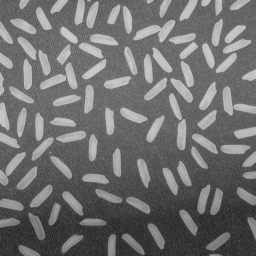
%> input picture 3算法/Algorithms_MathModels/《MATLAB图像处理》源文件/本书源文件/chap4/rice.png, 256 x 256 px
$ octave chap5_27.m   (GNU Octave 9; MATLAB toolbox functions it lacks are replaced by stand-ins)
%> lines starting %> are read from the running program, lines starting %| are printed output that depends on the picture


clear all; close all;
I=imread('rice.png');
%> I is the input picture: size 256x256 uint8; min 40, max 204, mean 111.2
I=im2double(I);
%> I: size 256x256 double
M=2*size(I,1);
%> M = 512
N=2*size(I,2);
%> N = 512
u=-M/2:(M/2-1);
%> u = 512 values from -256 to 255
v=-N/2:(N/2-1);
%> v = 512 values from -256 to 255
[U,V]=meshgrid(u, v);
D=sqrt(U.^2+V.^2);
D0=30;
n=6;
H=1./(1+(D0./D).^(2*n));
J=fftshift(fft2(I, size(H, 1), size(H, 2)));
K=J.*H;
L=ifft2(ifftshift(K));
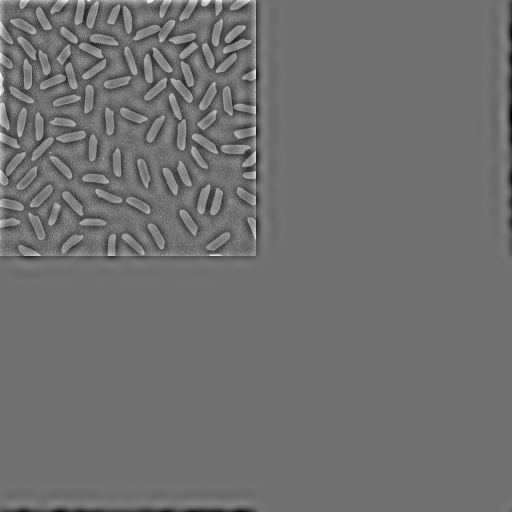
%> L: size 512x512 double; min -0.387, max 0.492, mean 5.42e-20; drawn with min black and max white
L=L(1:size(I,1), 1:size(I, 2));
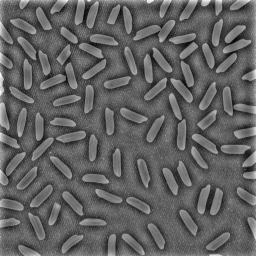
%> L: size 256x256 double; min -0.296, max 0.492, mean 0.0056; drawn with min black and max white
figure;
subplot(121);
imshow(I);
subplot(122);
imshow(L);
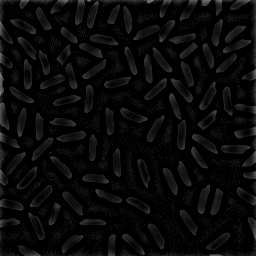
%> displayed picture: size 256x256, on the screen's scale of 0 to 255; min 0, max 125, mean 9.7

$ run again, with 3算法/Algorithms_MathModels/《MATLAB图像处理》源文件/本书源文件/chap4/peppers.png copied over 3算法/Algorithms_MathModels/《MATLAB图像处理》源文件/本书源文件/chap4/rice.png
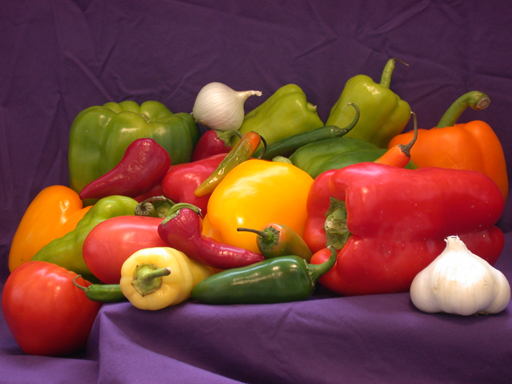
%> input picture 3算法/Algorithms_MathModels/《MATLAB图像处理》源文件/本书源文件/chap4/peppers.png, 512 x 384 px
%> I is the input picture: size 384x512x3 uint8; mean R, G, B 120.8, 66.4, 57.6
%> I: size 384x512x3 double
%> `L=L(1:size(I,1), 1:size(I, 2));`:
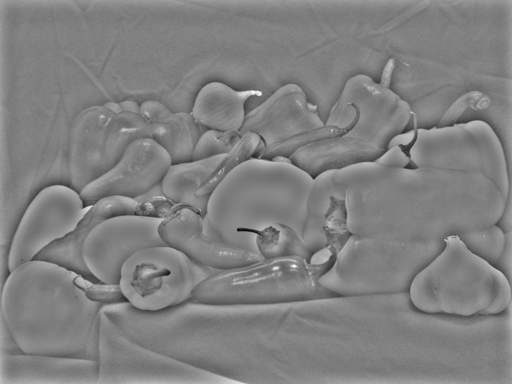
%> L: size 384x512 double; min -0.644, max 0.636, mean 0.00408; drawn with min black and max white
%> `imshow(L);`:
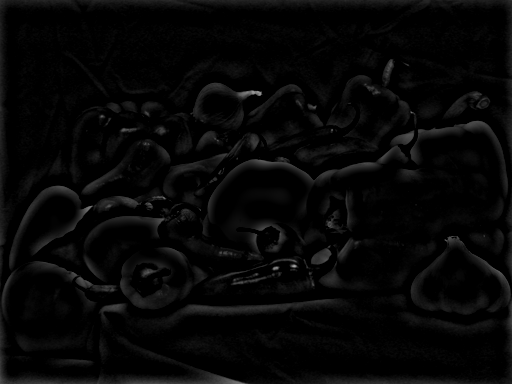
%> displayed picture: size 384x512, on the screen's scale of 0 to 255; min 0, max 162, mean 6.7
